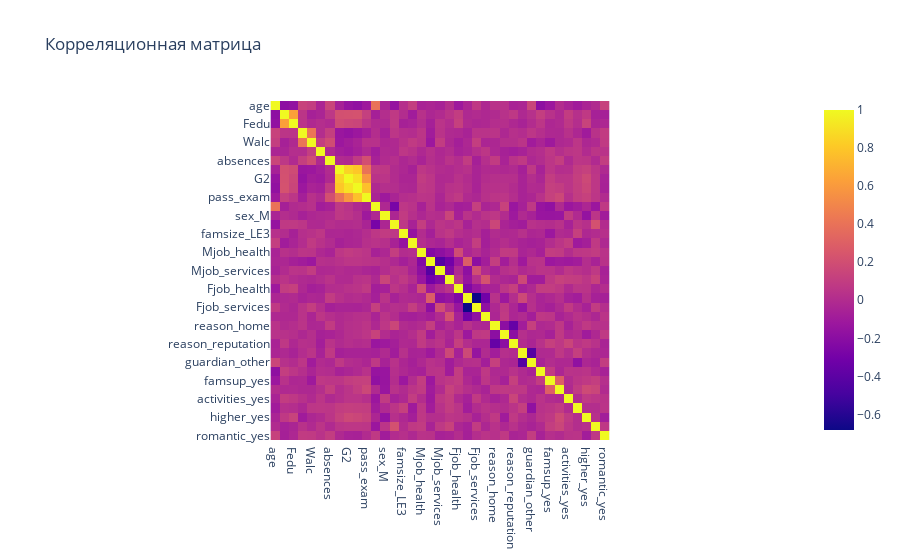

This figure's notebook cell:
### Code cell
# Корреляционная матрица (отредактированный датасет)
# Удалить столбцы с текстовыми данными
dfCor = df_cleaned.select_dtypes(exclude=['object'])

correlation_matrix = dfCor.corr()
fig = px.imshow(correlation_matrix, x=correlation_matrix.columns, y=correlation_matrix.index, title="Корреляционная матрица")
fig.show()

### Figure 1 — Plotly figure (JSON) as saved in the notebook; plotly's stock layout.template omitted (floating-point values rounded to 4 significant figures; data arrays with more than 128 entries replaced by an {"elided": "..."} marker saying what was removed)
{"data": [{"coloraxis": "coloraxis", "hovertemplate": "x: %{x}<br>y: %{y}<br>color: %{z}<extra></extra>", "name": "0", "type": "heatmap", "x": ["age", "Medu", "Fedu", "goout", "Walc", "health", "absences", "G1", "G2", "G3", "pass_exam", "school_MS", "sex_M", "address_U", "famsize_LE3", "Pstatus_T", "Mjob_health", "Mjob_other", "Mjob_services", "Mjob_teacher", "Fjob_health", "Fjob_other", "Fjob_services", "Fjob_teacher", "reason_home", "reason_other", "reason_reputation", "guardian_mother", "guardian_other", "schoolsup_yes", "famsup_yes", "paid_yes", "activities_yes", "nursery_yes", "higher_yes", "internet_yes", "romantic_yes"], "xaxis": "x", "y": ["age", "Medu", "Fedu", "goout", "Walc", "health", "absences", "G1", "G2", "G3", "pass_exam", "school_MS", "sex_M", "address_U", "famsize_LE3", "Pstatus_T", "Mjob_health", "Mjob_other", "Mjob_services", "Mjob_teacher", "Fjob_health", "Fjob_other", "Fjob_services", "Fjob_teacher", "reason_home", "reason_other", "reason_reputation", "guardian_mother", "guardian_other", "schoolsup_yes", "famsup_yes", "paid_yes", "activities_yes", "nursery_yes", "higher_yes", "internet_yes", "romantic_yes"], "yaxis": "y", "z": {"elided": "37x37 float values"}}], "layout": {"coloraxis": {"colorscale": [[0, "#0d0887"], [0.1111, "#46039f"], [0.2222, "#7201a8"], [0.3333, "#9c179e"], [0.4444, "#bd3786"], [0.5556, "#d8576b"], [0.6667, "#ed7953"], [0.7778, "#fb9f3a"], [0.8889, "#fdca26"], [1, "#f0f921"]]}, "title": {"text": "Корреляционная матрица"}, "xaxis": {"anchor": "y", "constrain": "domain", "domain": [0, 1], "scaleanchor": "y"}, "yaxis": {"anchor": "x", "autorange": "reversed", "constrain": "domain", "domain": [0, 1]}}}
